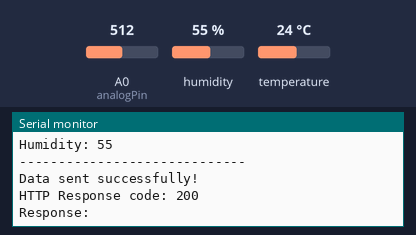
Bench run of a sketch on a simulated ESP8266 (NodeMCU). Parts: the last lines printed to the serial monitor. Inputs (shaded band) come from the test bench; at power-on: humidity 55 %, A0 (analogPin) = 512, temperature 24 °C. WiFi joins after 1.5 s; servers stay silent unless stated; uploads are accepted with an empty reply.

Above: at 2.7 s.
2.8 s: humidity set to 22 %
5.3 s: A0 (analogPin) set to 716
7.8 s: temperature set to 12 °C
10.3 s: A0 (analogPin) set to 900
At 11.95 s:
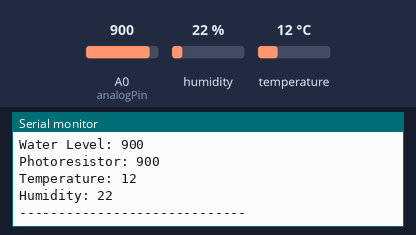
12.8 s: humidity set to 40 %
At 13.9 s:
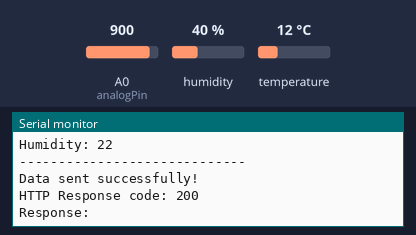

Measured:
- after the input at 10.3 s, the serial monitor: prints a new line after 1.5 s (image 1)

The sketch:

wifi_http_server_v2.ino
```cpp
#include <ESP8266WiFi.h>
#include <ESP8266HTTPClient.h>
#include <SimpleDHT.h>

// Replace with your WiFi credentials
const char* ssid = "IT-SCHOOL";
const char* password = "12345678!!";

// Multiplexer control pins
const int s0 = D1;  // GPIO 5
const int s1 = D2;  // GPIO 4
const int s2 = D3;  // GPIO 0
const int s3 = D4;  // GPIO 2

// Analog pin connected to the multiplexer
const int analogPin = A0;

// DHT11 sensor
const int DHTPin = D5;  // GPIO 14
SimpleDHT11 dht11;

// Server endpoint
const char* serverEndpoint = "https://cropyieldpredictortool.000webhostapp.com/receive_data.php";

// Function to read from the multiplexer
int readMux(int channel) {
  int controlPin[] = {s0, s1, s2, s3};

  for (int i = 0; i < 4; i++) {
    digitalWrite(controlPin[i], (channel & (1 << i)) ? HIGH : LOW);
  }

  delay(5); // Small delay for stability
  return analogRead(analogPin);
}

// Function to ensure WiFi is connected
void ensureWiFiConnection() {
  if (WiFi.status() != WL_CONNECTED) {
    Serial.println("WiFi disconnected! Reconnecting...");
    WiFi.disconnect();
    WiFi.begin(ssid, password);

    int retryCount = 0;
    while (WiFi.status() != WL_CONNECTED && retryCount < 20) {
      delay(500);
      Serial.print(".");
      retryCount++;
    }

    if (WiFi.status() == WL_CONNECTED) {
      Serial.println("\nWiFi Reconnected!");
      Serial.print("New IP Address: ");
      Serial.println(WiFi.localIP());
    } else {
      Serial.println("\nFailed to reconnect to WiFi.");
    }
  }
}

// Function to send data to the server
void sendDataToServer(int soilMoisture, int waterLevel, int photoresistor, int temperature, int humidity) {
  ensureWiFiConnection(); // Ensure WiFi is connected before sending data

  if (WiFi.status() == WL_CONNECTED) {
    WiFiClient client;
    HTTPClient http;

    http.begin(client, serverEndpoint);
    http.addHeader("Content-Type", "application/x-www-form-urlencoded");

    String postData = "soilMoisture=" + String(soilMoisture)
                    + "&waterLevel=" + String(waterLevel)
                    + "&photoresistor=" + String(photoresistor)
                    + "&temperature=" + String(temperature)
                    + "&humidity=" + String(humidity);

    int httpResponseCode = http.POST(postData);

    if (httpResponseCode > 0) {
      Serial.println("Data sent successfully!");
      Serial.println("HTTP Response code: " + String(httpResponseCode));
      Serial.println("Response: " + http.getString());
    } else {
      Serial.println("Error in sending POST request. Code: " + String(httpResponseCode));
    }

    http.end();
  } else {
    Serial.println("WiFi not connected, skipping data transmission.");
  }
}

void setup() {
  Serial.begin(115200);

  // Initialize multiplexer control pins
  pinMode(s0, OUTPUT);
  pinMode(s1, OUTPUT);
  pinMode(s2, OUTPUT);
  pinMode(s3, OUTPUT);

  // Connect to WiFi
  WiFi.begin(ssid, password);
  Serial.print("Connecting to WiFi");

  int attempts = 0;
  while (WiFi.status() != WL_CONNECTED && attempts < 20) {
    delay(500);
    Serial.print(".");
    attempts++;
  }

  if (WiFi.status() == WL_CONNECTED) {
    Serial.println("\nWiFi connected!");
    Serial.print("IP Address: ");
    Serial.println(WiFi.localIP());
  } else {
    Serial.println("\nFailed to connect to WiFi. Check credentials or signal strength.");
  }
}

void loop() {
  // Read sensor values
  int soilMoisture = readMux(0); // Soil moisture sensor at C0
  int waterLevel = readMux(1);   // Water level sensor at C1
  int photoresistor = readMux(2); // Photoresistor at C2
  byte temperature = 0, humidity = 0;

  if (dht11.read(DHTPin, &temperature, &humidity, NULL) != SimpleDHTErrSuccess) {
    Serial.println("Failed to read from DHT sensor!");
  }

  // Print values for debugging
  Serial.println("------ Sensor Readings ------");
  Serial.println("Soil Moisture: " + String(soilMoisture));
  Serial.println("Water Level: " + String(waterLevel));
  Serial.println("Photoresistor: " + String(photoresistor));
  Serial.println("Temperature: " + String(temperature));
  Serial.println("Humidity: " + String(humidity));
  Serial.println("-----------------------------");

  // Send data to the server
  sendDataToServer(soilMoisture, waterLevel, photoresistor, (int)temperature, (int)humidity);

  delay(10000); // Send data every 10 seconds
}
```
